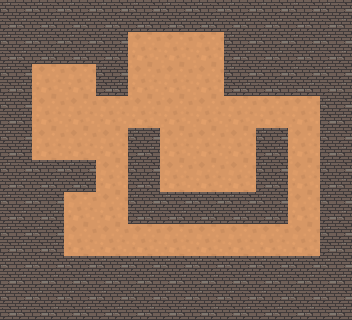

A level layout from a 2D game, rendered from its tile map. Below: a short description, then the map file with its tile-grid data intact:
An orthogonal 11x10 tile map with 32x32 px tiles, 1 tile layer (Прошарок плиток 1).

<map version="1.10" tiledversion="1.10.2" orientation="orthogonal" renderorder="left-up" width="11" height="10" tilewidth="32" tileheight="32" infinite="0" nextlayerid="2" nextobjectid="1">
 <tileset firstgid="1" source="Підлога.tsx" />
 <layer id="1" name="Прошарок плиток 1" width="11" height="10">
  <data encoding="csv">
2,2,2,2,2,2,2,2,2,2,2,
2,2,2,2,1,1,1,2,2,2,2,
2,1,1,2,1,1,1,2,2,2,2,
2,1,1,1,1,1,1,1,1,1,2,
2,1,1,1,2,1,1,1,2,1,2,
2,2,2,1,2,1,1,1,2,1,2,
2,2,1,1,2,2,2,2,2,1,2,
2,2,1,1,1,1,1,1,1,1,2,
2,2,2,2,2,2,2,2,2,2,2,
2,2,2,2,2,2,2,2,2,2,2
</data>
 </layer>
</map>
